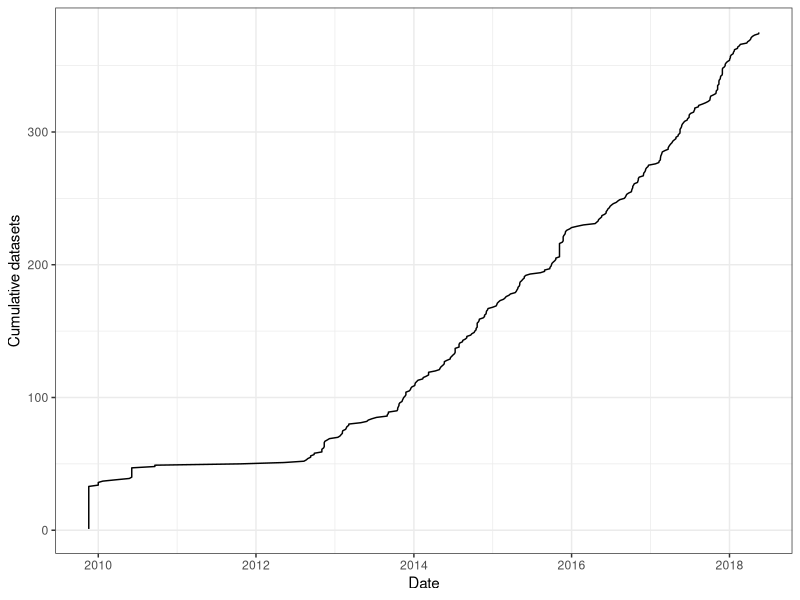

Source code (R):
library(tidyverse)
library(lubridate)

funding_summary <- read_csv("funding_summary.csv")
funding_clean <- read_csv("funding_clean.csv")
pubDate_clean <- read_csv("pubDate_clean.csv")

fund_pubDate <- funding_clean %>% 
  na.omit() %>% 
  left_join(pubDate_clean, by = "file") %>% 
  mutate(funding_num = str_extract(funding, "[0-9]{5,7}"),
         pubDate = parse_date_time(pubDate,
                                   c('%Y','%Y-%m-%d'), exact = TRUE)) %>% 
  group_by(funding_num) %>% 
  summarize(min_pubDate = min(pubDate))

funding_summary_full <- funding_summary %>% 
  left_join(fund_pubDate, by = "funding_num") 

write_csv(funding_summary_full, "funding_summary_full.csv")

cplot <- funding_summary_full %>% 
  filter(!is.na(title), !is.na(min_pubDate)) %>% 
  arrange(min_pubDate) %>%
  mutate(count = 1,
         ccount = cumsum(count)) %>% 
  ggplot(aes(x = min_pubDate, y = ccount)) +
  geom_line() +
  xlab("Date") + ylab("Cumulative datasets") +
  theme_bw()
#auto-removed files without dates

ggsave("images/awards_over_time.png")
